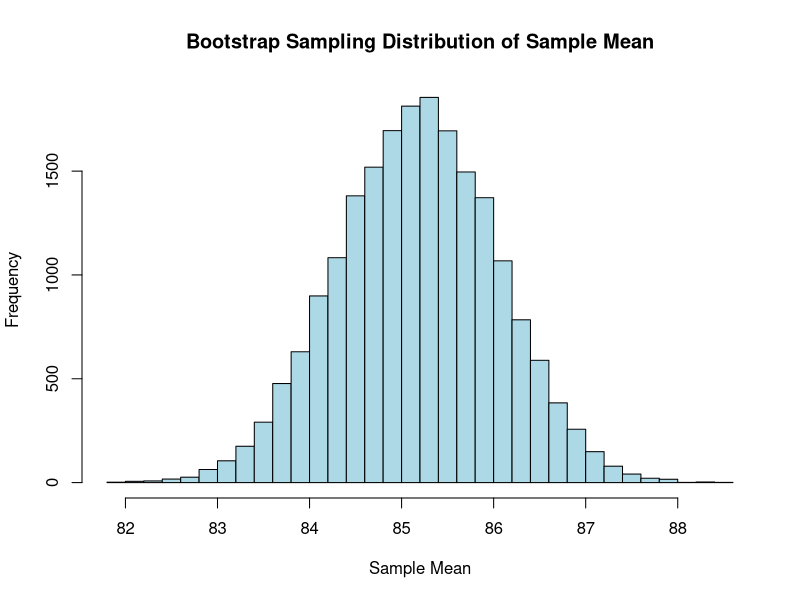
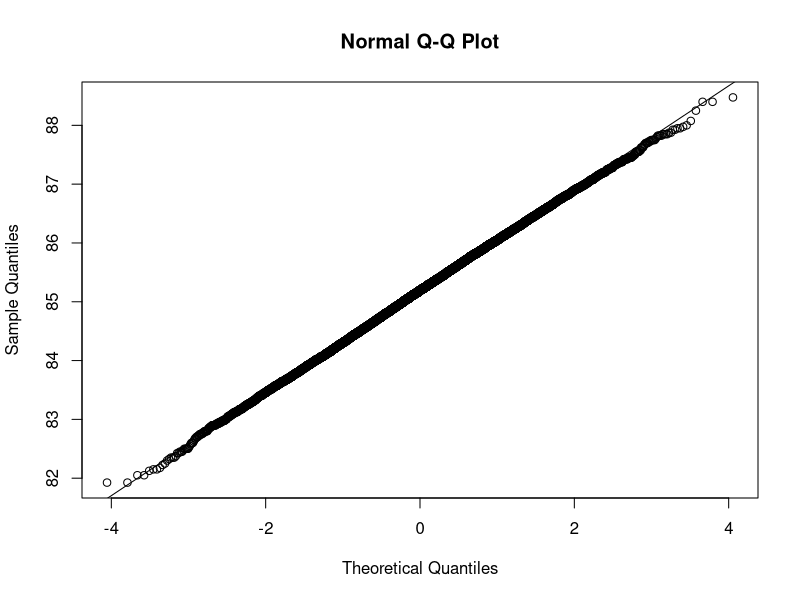

Reproduce these figures in R, in order.
## ---- chunk 1
#a)

exam_scores <- c(82, 88, 75, 94, 90, 85, 78, 91, 86, 89, 92, 80, 87, 79, 84, 77, 83, 81, 76, 93, 88, 85, 89, 90, 82, 86, 75, 91, 79, 84, 78, 95, 88, 87, 93, 86, 82, 89, 90, 80)

num_bootstraps <- 20000

bootstrap_means <- numeric(num_bootstraps)

set.seed(42) # for reproducibility
for (i in 1:num_bootstraps) {
  bootstrap_sample <- sample(exam_scores, size = length(exam_scores), replace = TRUE)
  bootstrap_means[i] <- mean(bootstrap_sample)
}

head(bootstrap_means)

## ---- chunk 2
#b)

hist(bootstrap_means, breaks = 30, col = "lightblue", main = "Bootstrap Sampling Distribution of Sample Mean", xlab = "Sample Mean")

## ---- chunk 3
#c)

confidence_interval <- quantile(bootstrap_means, c(0.05, 0.95))
confidence_interval

## ---- chunk 4
#d)

qqnorm(bootstrap_means)
qqline(bootstrap_means)

